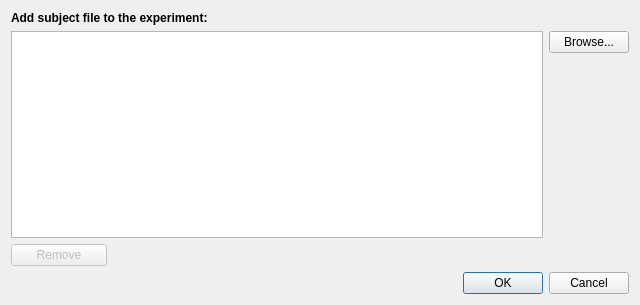
<?xml version="1.0" encoding="UTF-8"?>
<ui version="4.0">
 <class>AddSubject</class>
 <widget class="QDialog" name="AddSubject">
  <property name="geometry">
   <rect>
    <x>0</x>
    <y>0</y>
    <width>640</width>
    <height>305</height>
   </rect>
  </property>
  <property name="windowTitle">
   <string>Meggie - Add subject</string>
  </property>
  <layout class="QGridLayout" name="gridLayout">
   <item row="0" column="0" colspan="2">
    <widget class="QLabel" name="label">
     <property name="font">
      <font>
       <weight>75</weight>
       <bold>true</bold>
      </font>
     </property>
     <property name="text">
      <string>Add subject file to the experiment:</string>
     </property>
    </widget>
   </item>
   <item row="1" column="0" colspan="3">
    <layout class="QHBoxLayout" name="horizontalLayout">
     <item>
      <widget class="QListWidget" name="listWidgetFileNames">
       <property name="selectionMode">
        <enum>QAbstractItemView::ExtendedSelection</enum>
       </property>
      </widget>
     </item>
     <item>
      <layout class="QVBoxLayout" name="verticalLayout">
       <item>
        <widget class="QPushButton" name="pushButtonBrowse">
         <property name="sizePolicy">
          <sizepolicy hsizetype="Minimum" vsizetype="Fixed">
           <horstretch>0</horstretch>
           <verstretch>0</verstretch>
          </sizepolicy>
         </property>
         <property name="text">
          <string>Browse...</string>
         </property>
        </widget>
       </item>
       <item>
        <spacer name="verticalSpacer">
         <property name="orientation">
          <enum>Qt::Vertical</enum>
         </property>
         <property name="sizeHint" stdset="0">
          <size>
           <width>20</width>
           <height>40</height>
          </size>
         </property>
        </spacer>
       </item>
      </layout>
     </item>
    </layout>
   </item>
   <item row="3" column="2">
    <widget class="QDialogButtonBox" name="buttonBox">
     <property name="sizePolicy">
      <sizepolicy hsizetype="Expanding" vsizetype="Fixed">
       <horstretch>0</horstretch>
       <verstretch>0</verstretch>
      </sizepolicy>
     </property>
     <property name="orientation">
      <enum>Qt::Horizontal</enum>
     </property>
     <property name="standardButtons">
      <set>QDialogButtonBox::Cancel|QDialogButtonBox::Ok</set>
     </property>
    </widget>
   </item>
   <item row="2" column="0">
    <widget class="QPushButton" name="pushButtonRemove">
     <property name="enabled">
      <bool>false</bool>
     </property>
     <property name="text">
      <string>Remove</string>
     </property>
    </widget>
   </item>
  </layout>
 </widget>
 <resources/>
 <connections>
  <connection>
   <sender>buttonBox</sender>
   <signal>accepted()</signal>
   <receiver>AddSubject</receiver>
   <slot>accept()</slot>
   <hints>
    <hint type="sourcelabel">
     <x>248</x>
     <y>254</y>
    </hint>
    <hint type="destinationlabel">
     <x>157</x>
     <y>274</y>
    </hint>
   </hints>
  </connection>
  <connection>
   <sender>buttonBox</sender>
   <signal>rejected()</signal>
   <receiver>AddSubject</receiver>
   <slot>reject()</slot>
   <hints>
    <hint type="sourcelabel">
     <x>316</x>
     <y>260</y>
    </hint>
    <hint type="destinationlabel">
     <x>286</x>
     <y>274</y>
    </hint>
   </hints>
  </connection>
 </connections>
</ui>
